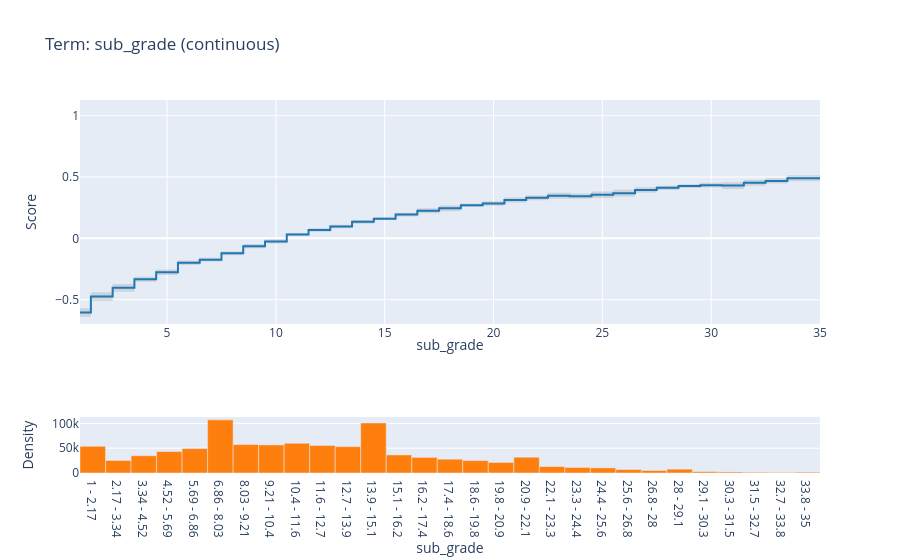

The code cell stored with this chart in its notebook:
### Code cell
from interpret import show

# 1. Open the full interactive dashboard inside the notebook
ebm_global = ebm_fold_model.explain_global(name='Credit Risk Explainability Scorecard')
show(ebm_global)
# 2. Extract and plot individual 1D feature contribution curves
plotly_fig = ebm_global.visualize(0) # Index 0 is the highest-importance feature
plotly_fig.show()
